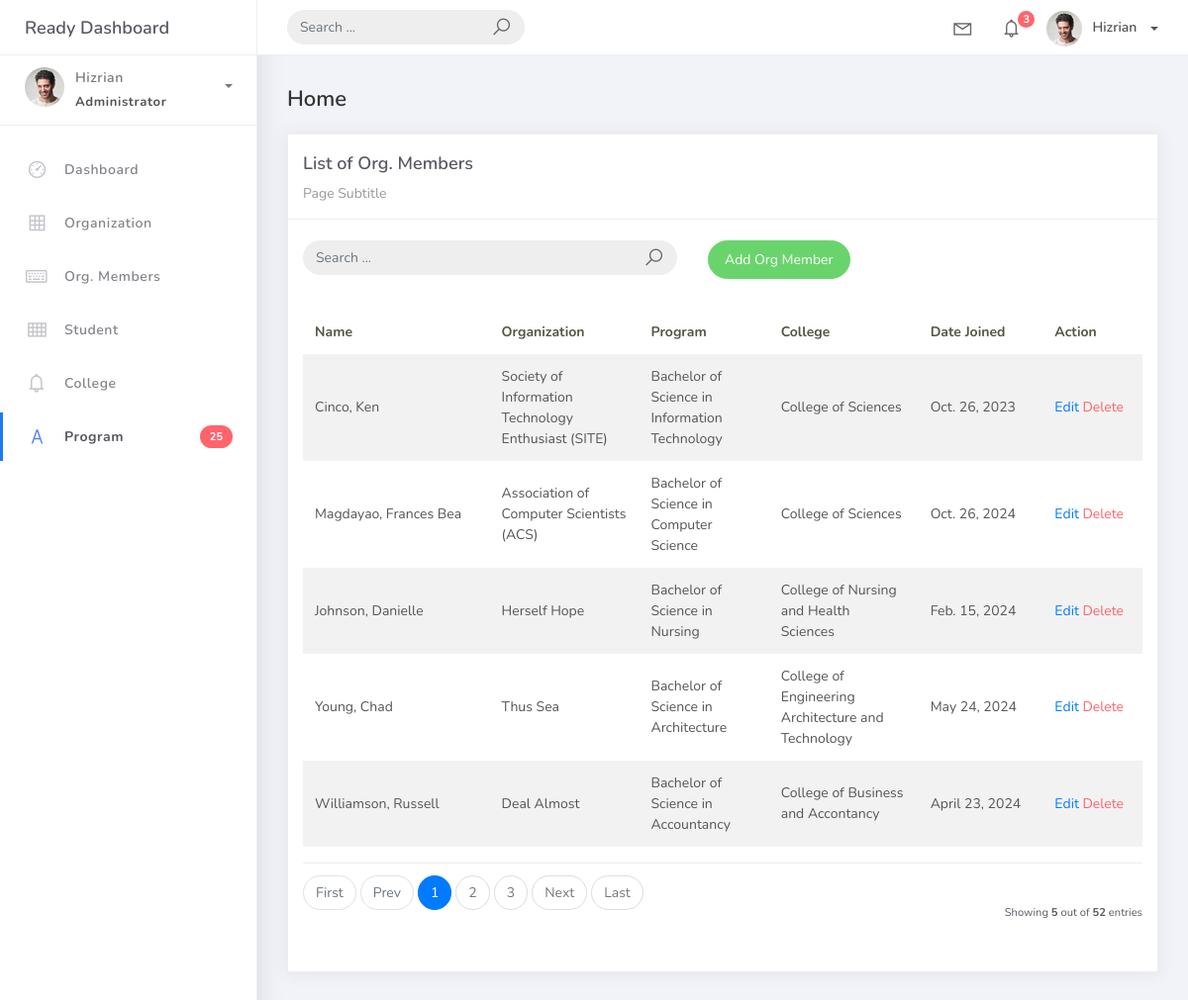
Page /orgmember_list/ on the earlier database version.
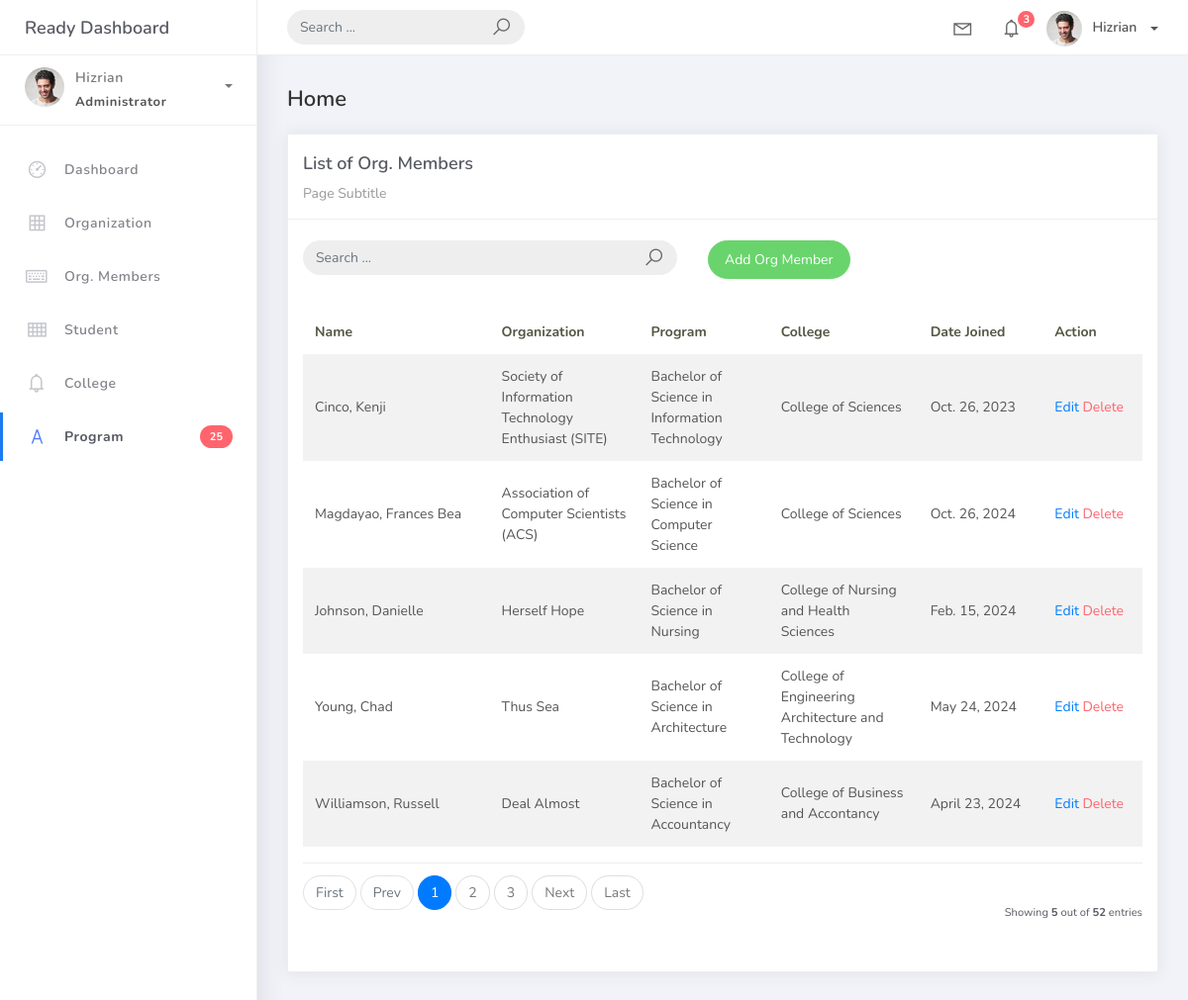
Same page on the later database version.
### studentorg/models.py (models this page shows, shortened)
class BaseModel(models.Model):
    created_at = models.DateTimeField(auto_now_add=True, db_index=True)
    upated_at = models.DateTimeField(auto_now=True)
    class Meta:
        abstract = True

class OrgMember(BaseModel):
    student = models.ForeignKey(Student, on_delete=models.CASCADE)
    organization = models.ForeignKey(Organization, on_delete=models.CASCADE)
    date_joined = models.DateField()

class Student(BaseModel):
    student_id = models.CharField(max_length=15)
    lastname = models.CharField(max_length=25)
    firstname = models.CharField(max_length=25)
    middlename = models.CharField(max_length=25, blank=True, null=True)
    program = models.ForeignKey(Program, on_delete=models.CASCADE)
    def __str__(self):
        return f"{self.lastname}, {self.firstname}"

class Organization(BaseModel):
    name = models.CharField(max_length=250)
    college = models.ForeignKey(
        College, null=True, blank=True, on_delete=models.CASCADE)
    description = models.CharField(max_length=500)
    def __str__(self):
        return self.name

class Program(BaseModel):
    prog_name = models.CharField (max_length=150)
    college = models.ForeignKey(College, on_delete=models.CASCADE)
    def __str__(self):
        return self.prog_name

class College(BaseModel):
    college_name = models.CharField (max_length=150)
    def __str__(self):
        return self.college_name

### studentorg/views.py (the view)
# urls.py: path('orgmember_list/', OrgMemberList.as_view(), name='orgmember-list'),
class OrgMemberList(ListView):
     model = OrgMember
     context_object_name = 'orgmember'
     template_name = 'orgmember_list.html'
     paginate_by = 5

### templates/orgmember_list.html
{% extends 'base.html' %} {% load static %} {% block content %}
<div class="content">
  <div class="container-fluid">
    <h4 class="page-title">Home</h4>
    <div class="row">
      <div class="col-md-12">
        <div class="card">
          <div class="card-header">
            <div class="card-title">List of Org. Members</div>
            <div class="card-category">Page Subtitle</div>
          </div>
          <br />
               <div class="col-md-12 row">
                   <div class="col-md-6">
                   <form class="navbar-left navbar-form nav-search mr-md-3" action="">
                       <div class="input-group">
                          <input type="text" placeholder="Search ..." class="form-control" />
                          <div class="input-group-append">
                              <span class="input-group-text">
                                <i class="la la-search search-icon"></i>
                              </span>
                          </div>
                      </div>
                   </form>
                   </div>
                   <div class="pull-right">
                    <a href="{% url 'orgmember-add' %}" class="btn btn-success btn-rounded">Add Org Member</a>
                  </div>
                </div>
          <div class="card-body">
            <table class="table table-striped mt-3">
                <thead>
                    <tr>
                      <th scope="col" style="width: 150px;">Name</th>
                      <th scope="col" style="width: 120px;">Organization</th>
                      <th scope="col" style="width: 100px;">Program</th>
                      <th scope="col" style="width: 120px;">College</th>
                      <th scope="col" style="width: 100px;">Date Joined</th>
                      <th scope="col" style="width: 80px;">Action</th>
                    </tr>
                </thead>
              <tbody>
                {% for object in object_list %}
                <tr>
                  <td>{{ object.student }}</td>
                  <td>{{ object.organization }}</td>
                  <td>{{ object.student.program }}</td>
                  <td>{{ object.student.program.college }}</td>
                  <td>{{ object.date_joined }}</td>
                  <td>
                   <a href="orgmember_list/{{ object.id }}">Edit</a>
                   <a href="orgmember_list/{{ object.id }}/delete" class="text-danger">Delete</a>
                 </td>
                </tr>
                {% empty %}
                <tr>
                  <td colspan="4"> style="text-align: center">
                   <p class="text-sm font-wight-bold mb-0">No Records Found</p>
                  </td>
                </tr>
                {% endfor %}
              </tbody>
            </table>
            {% include 'includes/pagination.html' %}
          </div>
        </div>
      </div>
    </div>
  </div>
</div>
{% endblock %}

### templates/base.html (shortened to what this page needs)
{% load static %}
<!DOCTYPE html>
<html>
<head>
    <link rel="stylesheet" href="{% static 'css/bootstrap.min.css' %}">
    <link rel="stylesheet" href="{% static 'css/ready.css' %}">
    <link rel="stylesheet" href="{% static 'css/demo.css' %}">
</head>
<body>
	<div class="wrapper">
		<div class="main-header">
			<div class="logo-header">
				<a href="index.html" class="logo">
					Ready Dashboard
				</a>
			</div>
			<nav class="navbar navbar-header navbar-expand-lg">
				<div class="container-fluid">
					<form class="navbar-left navbar-form nav-search mr-md-3" action="">
						<div class="input-group">
							<input type="text" placeholder="Search ..." class="form-control">
							<div class="input-group-append">
								<span class="input-group-text">
									<i class="la la-search search-icon"></i>
								</span>
							</div>
						</div>
					</form>
					<ul class="navbar-nav topbar-nav ml-md-auto align-items-center">
						<li class="nav-item dropdown hidden-caret">
							<a class="nav-link dropdown-toggle" href="#" id="navbarDropdown" role="button" data-toggle="dropdown" aria-haspopup="true" aria-expanded="false">
								<i class="la la-envelope"></i>
							</a>
						</li>
						<li class="nav-item dropdown hidden-caret">
							<a class="nav-link dropdown-toggle" href="#" id="navbarDropdown" role="button" data-toggle="dropdown" aria-haspopup="true" aria-expanded="false">
								<i class="la la-bell"></i>
								<span class="notification">3</span>
							</a>
						</li>
						<li class="nav-item dropdown">
							<a class="dropdown-toggle profile-pic" data-toggle="dropdown" href="#" aria-expanded="false">
								<img src="{% static 'img/profile.jpg' %}" alt="user-img" width="36" class="img-circle"><span>Hizrian</span>
							</a>
							</li>
						</ul>
					</div>
				</nav>
			</div>
			<div class="sidebar">
				<div class="scrollbar-inner sidebar-wrapper">
					<div class="user">
						<div class="photo">
							<img src="{% static 'img/profile.jpg' %}">
						</div>
						<div class="info">
							<a class="" data-toggle="collapse" href="#collapseExample" aria-expanded="true">
								<span>
									Hizrian
									<span class="user-level">Administrator</span>
									<span class="caret"></span>
								</span>
							</a>
						</div>
					</div>
					<ul class="nav">
						<li class="nav-item">
							<a href="index.html">
								<i class="la la-dashboard"></i>
								<p>Dashboard</p>
							</a>
						</li>
						<li class="nav-item">
							<a href="{% url 'organization-list' %}">
								<i class="la la-table"></i>
								<p>Organization</p>
							</a>
						</li>
						<li class="nav-item">
							<a href="{% url 'orgmember-list' %}">
								<i class="la la-keyboard-o"></i>
								<p>Org. Members</p>
							</a>
						</li>
						<li class="nav-item">
							<a href="{% url 'student-list' %}">
								<i class="la la-th"></i>
								<p>Student</p>
							</a>
						</li>
						<li class="nav-item">
							<a href="{% url 'college-list' %}">
								<i class="la la-bell"></i>
								<p>College</p>
							</a>
						</li>
						<li class="nav-item active">
							<a href="{% url 'program-list' %}">
								<i class="la la-font"></i>
								<p>Program</p>
								<span class="badge badge-danger">25</span>
							</a>
						</li>
					</ul>
				</div>
			</div>
			<div class="main-panel">
                {% block content %}
                {% endblock %}
			</div>
		</div>
</body>
</html>

### templates/includes/pagination.html (shortened to what this page needs)
{% if is_paginated %}
<div class="card-footer px-0 border-0 d-flex flex-column flex-lg-row align-items-center justify-content-between mt-3">
    <nav aria-label="Topics pagination" class="mb-4">
      <ul class="pagination">
        {% if page_obj.number > 1 %}
        <li class="page-item">
          <a class="page-link" href="?page=1">First</a>
        </li>
        {% else %}
        <li class="page-item disabled">
          <span class="page-link">First</span>
        </li>
        {% endif %}
        {% if page_obj.has_previous %}
        <li class="page-item">
          <a class="page-link" href="?page={{ page_obj.previous_page_number }}">Prev</a>
        </li>
        {% else %}
        <li class="page-item disabled">
          <span class="page-link">Prev</span>
        </li>
        {% endif %}
        {% for page_num in paginator.page_range %}
        {% if page_obj.number == page_num %}
        <li class="page-item active">
          <span class="page-link">
            {{ page_num }}
          </span>
        </li>
        {% elif page_num > page_obj.number|add:'-3' and page_num < page_obj.number|add:'3' %}
        <li class="page-item">
          <a class="page-link" href="?page={{ page_num }}">{{ page_num }}</a>
        </li>
        {% endif %}
        {% endfor %}
        {% if page_obj.has_next %}
        <li class="page-item">
          <a class="page-link" href="?page={{ page_obj.next_page_number }}">Next</a>
        </li>
        {% else %}
        <li class="page-item disabled">
          <span class="page-link">Next</span>
        </li>
        {% endif %}
        {% if page_obj.number != paginator.num_pages %}
        <li class="page-item">
          <a class="page-link" href="?page={{ paginator.num_pages }}">Last</a>
        </li>
        {% else %}
        <li class="page-item disabled">
          <span class="page-link">Last</span>
        </li>
        {% endif %}
      </ul>
    </nav>
    <div class="fw-normal small mt-4 mt-lg-0">Showing <b>{{object_list.count}}</b> out of <b>{{paginator.count}}</b> entries</div>
  </div>
{% endif %}

Differences in the rows shown:
changed through a linked row, OrgMember "Society of Information Technology Enthusiast (SITE)": student "Cinco, Ken" → "Cinco, Kenji"
